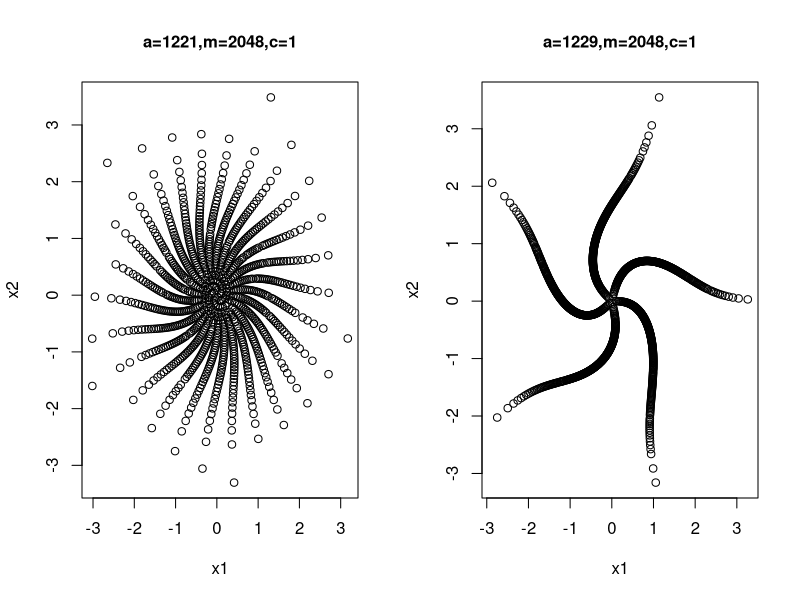
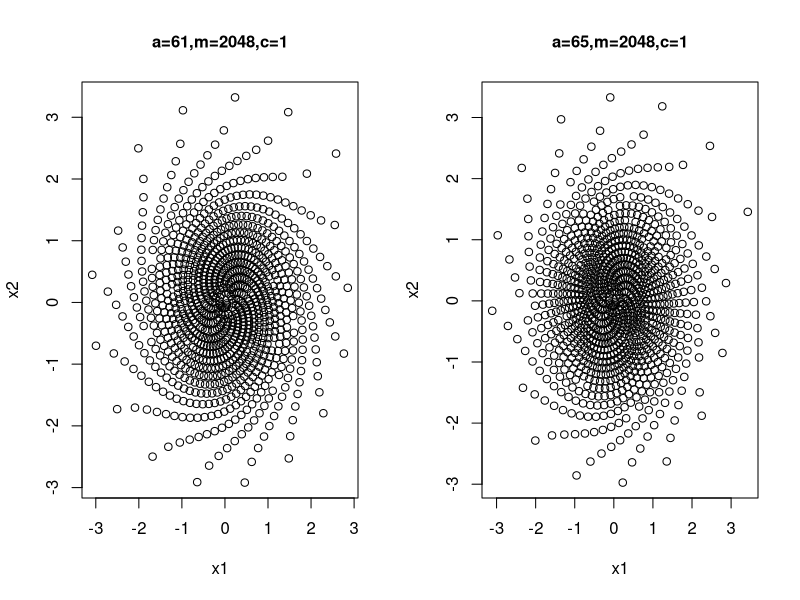
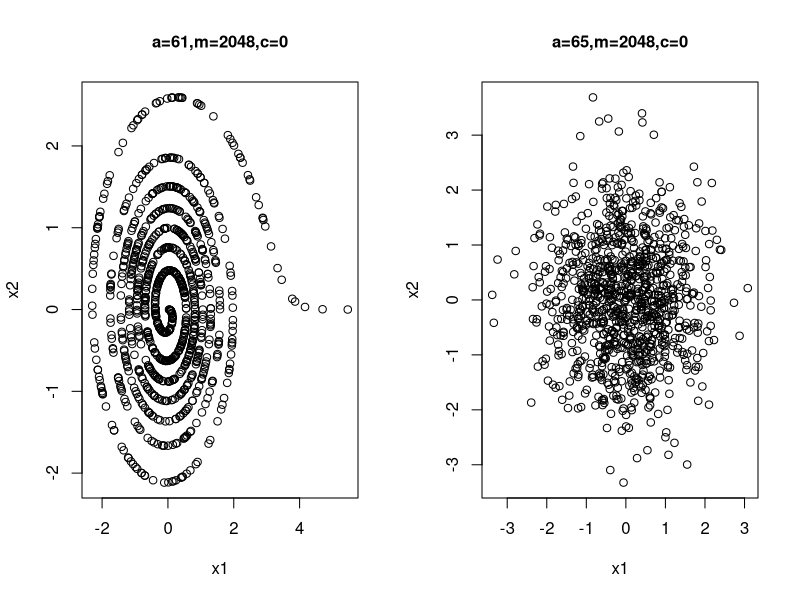
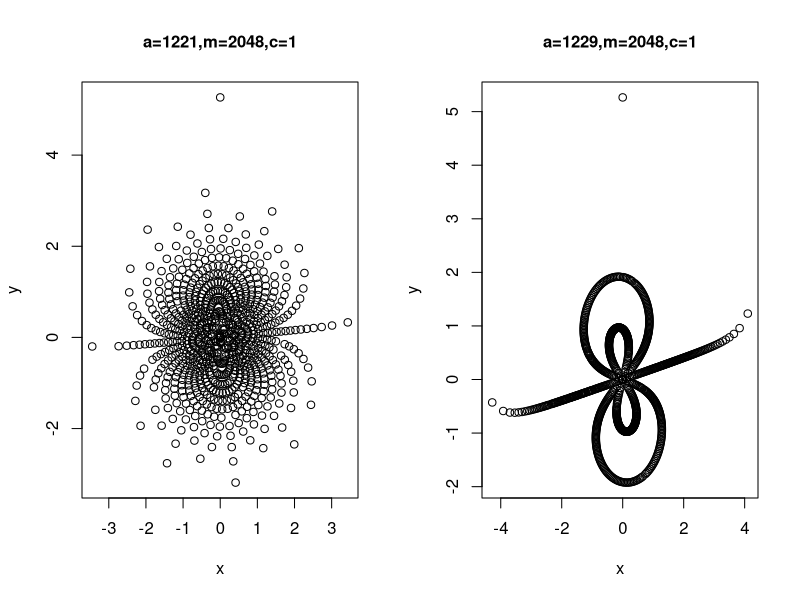
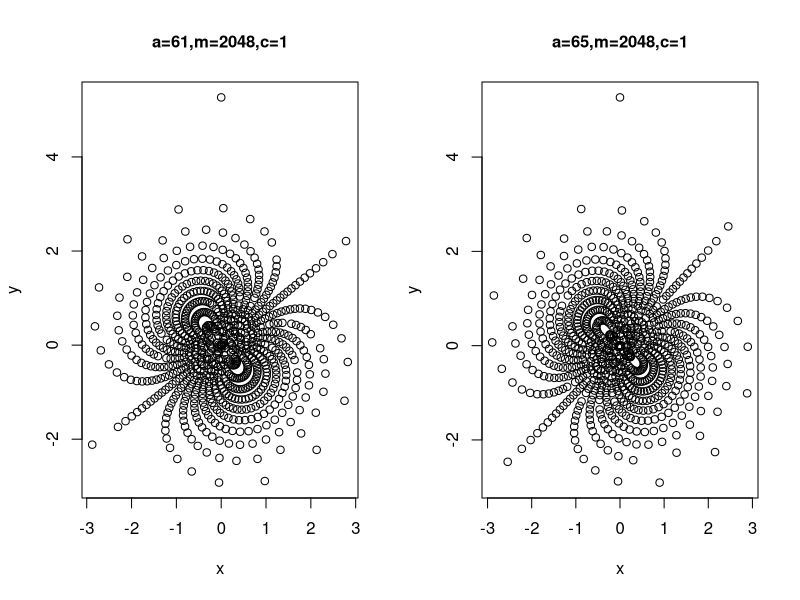
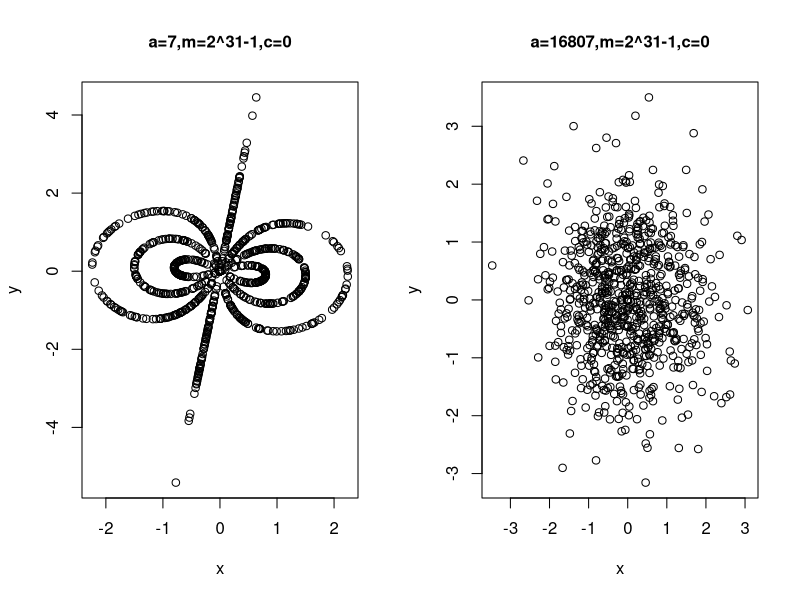

Generate these figures, in order, with R:
#version 1: 
ifactor <- function(n) 
{ 
    L <- NULL; 
    f <- 2; 
    while(f <= n^0.5) 
    { 
        while(n%%f == 0) 
        { 
            L <- append(L, f); 
            n <- n/f; 
        } 
    f <- f+1; 
    } 
    if(n >1) 
        L <- append(L, n); 
L; 
} 



#version 2: 

ifactor <- function(n) 
{ 
    Lf <- NULL; 
    Lc <- NULL; 
    f <- 2; 
    while(f <= n^0.5) 
    { 
        found <- F; 
        c <- 0; 
        while(n%%f == 0) 
        { 
            c <- c+1; 
            found <- T; 
            n <- n/f; 
        } 
        if(found) 
        {
            Lf <- append(Lf, f); 
            Lc <- append(Lc, c);
        } 
        f <- f+1; 
    } 
    if(n >1) 
        { Lf <- append(Lf, n); Lc <- append(Lc, 1); } 
    cbind(Lf, Lc); 
} 



#version 3: 

ifactor <- function(n) 
{ 
    LL <- NULL; 
    f <- 2; 
    while(f <= n^0.5) 
    { 
        found <- F; 
        c <- 0; 
        while(n%%f == 0) 
        { 
            c <- c+1; 
            found <- T; 
            n <- n/f; 
        } 
        if(found) 
            LL <- rbind(LL, c(f,c)); 
        if(f==2) {f <- f+1;} else {f <- f+2;} 
    } 
    if(n >1) 
        { LL <- rbind(LL, c(n,1)); } 
LL
} 





phi <- function(m)
{
    mm <- m;
    LL <- ifactor(m); 
    nf <- nrow(LL);  
    for (i in 1:nf) 
    { 
        q <- LL[i,1];  
        mm <- mm/q*(q-1); 
    } 
    mm
}




is_even <- function(n) 
{ if(n%%2 == 0) return (TRUE) else return (FALSE) } 

is_even(123)


#version 1
is_prime <- function(n) 
{ 
    if(n%%2 == 0) return(FALSE) 
    f <- 3; 
    while(f <= n^0.5) 
    { 
        if(n%%f == 0) return (FALSE) 
        f <- f+2; 
    } 
    return (TRUE); 
} 

is_prime(2^31-1)



#version 2
is_prime <- function(n) 
{ 
    LL <- ifactor(n) 
    return (nrow(LL)==1 && LL[1,2]==1); 
} 

###NOTE: may cause overflow, if m is too large (e.g m > W^0.5=2^16) 

power_mod <- function(a,n,m) 
{ 
    if (n==0)  {return (1);} 
    if (n==1) {return (a%%m);} 
    if(is_even(n)) 
        { aa <- power_mod(a,n/2,m); aa <- aa^2%%m; return(aa);} 
    else 
        { aa <- power_mod(a,(n-1)/2,m); aa <- aa^2%%m;  aa <- (a*aa)%%m; return(aa);} 
} 
 power_mod(123, 567, 1000000)


##computing a*b%m, b< m^0.5 can avoid overflow
mulmod <- function(a,b,m,c)
{
R <- m%%a
Q <- (m-R)/a
if(Q >0) 
  {
    B <- (b+c)%%Q
    A <-  ((b+c)-B)/Q
  }
else
    {
    B <- b+c
    A <- 0
    }
return(a*B-R*A)   
}


igcd <- function(m, n) 
{ 
    L <- max(abs(m),abs(n)); 
    S <- min(abs(m),abs(n)); 
    while(S >0) 
        { 
            R <- L%%S; if(R == 0) {return(S)}; 
            L <- S; 
            S <- R; 
        } 
} 

 igcd(12345, 55555)



rel_prime <- function(m,n) 
{ return( igcd(m,n)==1); } 

rel_prime(134, 246);

 rel_prime(134, 2467);


###Note: may fail if m is too large.....
is_primitive <- function(a,m) 
{ 
    if(!(is_prime(m))) {return(FALSE);} 
    if(!(rel_prime(a,m))) {return(FALSE);} 
    LL <- ifactor(m-1); nf <- nrow(LL);  
    for (i in 1:nf) 
    { 
        q <- LL[i,1];  
        qq <- power_mod(a, (m-1)/q,m);  
        if (qq == 1) {return(FALSE);} 
    } 
    return(TRUE); 
} 

is_primitive(2, 127)

is_primitive(3, 127)

 is_primitive(5, 127)

is_primitive(6, 127)


#find the first primitive root >= a
primroot <- function(a,m) 
{ 
    if(!(is_prime(m))) {return(FALSE);} 
    i <- a; 
    while (!is_primitive(i,m)) {i <- i+1;} 
    return(i); 
}

primroot(2, 127)

 primroot(3, 127)

primroot(4, 127)


primroot_all <- function(m) 
{ 
    if(!(is_prime(m))) {return(FALSE);} 
    a <- primroot(2,m); # a is the smallest primitive root
    L <- NULL; 
    for (c in 1:(m-1))
        {
        if(rel_prime(c, m-1))
            {
                B <- power_mod(a, c, m); 
                L <- append(L, B);
            }
        }
L
}


 primroot_all(127)

PRIM127 <- primroot_all(127)
 length(PRIM127)




LCG <- function(x, B, m,c)
{
(x*B+c)%%m
}

LCG_m <- function(x, B, m,c)
{
mulmod(B, x, m,c)
}


LCG_seq  <- function(x0, B, m, n,c)
{
    x <- x0
    L <- NULL
    for (i in 1:n)
    {
        x <- LCG(x, B, m,c)
        L <- append(L, x)
    }
    L
}



 LL <- LCG_seq(1, 3, 127, 127,2)
LL
 
#random U(0,1) sequence
LCG_u_seq  <- function(x0, B, m, n,c)
{
    x <- x0
    L <- NULL
    for (i in 1:n)
    {
        x <- LCG(x, B, m,c)
        L <- append(L, x/m)
    }
    L
}







boxmuller=function(x0,a,m,n,c){



x1=rep(0,n)
x2=rep(0,n)




L=LCG_u_seq(x0,a,m,n,c)

u=rep(0,n)
v=rep(0,n)

for (i in 1:n){
u[i]=L[2*i-1]
v[i]=L[2*i]
}
  

for (i in 1:n){

x1[i]=sqrt(-2*log(u[i]))*cos(2*pi*v[i])

x2[i]=sqrt(-2*log(u[i]))*sin(2*pi*v[i])
}

plot(x1,x2)

}


par(mfrow=c(1,2))
boxmuller(101,1221, 2048, 2000,1)
title(main = list(paste("a=1221,m=2048,c=1"),col="black", cex = 1.0))

boxmuller(101,1229, 2048, 2000,1)
title(main = list(paste("a=1229,m=2048,c=1"),col="black", cex = 1.0))


par(mfrow=c(1,2))
boxmuller(101,61, 2048, 2000,1)
title(main = list(paste("a=61,m=2048,c=1"),col="black", cex = 1.0))

boxmuller(101,65, 2048, 2000,1)
title(main = list(paste("a=65,m=2048,c=1"),col="black", cex = 1.0))


par(mfrow=c(1,2))
boxmuller(101,7, 2^31-1, 2000,0)
title(main = list(paste("a=61,m=2048,c=0"),col="black", cex = 1.0))

boxmuller(101,16807, 2^31-1, 2000,0)
title(main = list(paste("a=65,m=2048,c=0"),col="black", cex = 1.0))


#The polar method

polar=function(x0,a,m,n,c){

x=rep(0,n)
y=rep(0,n)




L=LCG_u_seq(x0,a,m,2*n,c)

u1=rep(0,n)
u2=rep(0,n)

for (i in 1:n){
u1[i]=L[2*i-1]
u2[i]=L[2*i]
}
  
v1=2*u1-1
v2=2*u2-1
r2=v1^2+v2^2


for (i in 1:n){

if( (r2[i]>1.0) ){

v1=2*u1-1
v2=2*u2-1
r2=v1^2+v2^2   
  }

else{

  
   x[i] =v1[i]*sqrt((-2*log(r2[i]))/r2[i])
  y[i] = v2[i]*sqrt((-2*log(r2[i]))/r2[i])

}

}
plot(x,y)

}


par(mfrow=c(1,2))
polar(101,1221, 2048, 1000,1)
title(main = list(paste("a=1221,m=2048,c=1"),col="black", cex = 1.0))
polar(101,1229, 2048, 1000,1)
title(main = list(paste("a=1229,m=2048,c=1"),col="black", cex = 1.0))
par(mfrow=c(1,2))
polar(101,61, 2048, 1000,1)
title(main = list(paste("a=61,m=2048,c=1"),col="black", cex = 1.0))
polar(101,65, 2048, 1000,1)
title(main = list(paste("a=65,m=2048,c=1"),col="black", cex = 1.0))

par(mfrow=c(1,2))
polar(101,7, 2^31-1, 1000,0)
title(main = list(paste("a=7,m=2^31-1,c=0"),col="black", cex = 1.0))
polar(101,16807, 2^31-1, 1000,0)
title(main = list(paste("a=16807,m=2^31-1,c=0"),col="black", cex = 1.0))

